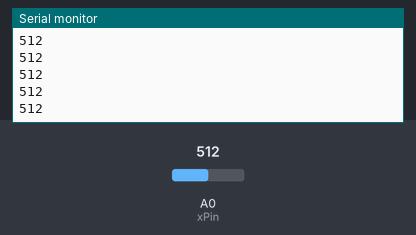
Bench run of a sketch on a simulated Arduino Uno, built with avr-gcc and run on an emulated ATmega328P. Shown: the last lines printed to the serial monitor. Inputs (shaded band) come from the test bench; at power-on: A0 (xPin) = 512.

Above: at 1.2 s.
1.3 s: A0 (xPin) set to 716
At 1.31 s:
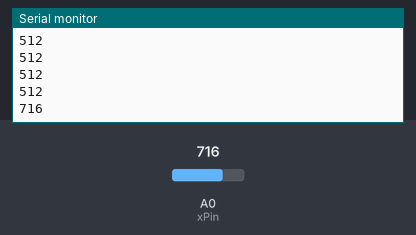
2.8 s: A0 (xPin) set to 900
At 2.81 s:
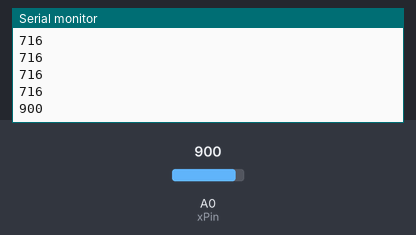
Timing chart, 0 to 5.8 s (numbered marks = the images above; inputs shaded):
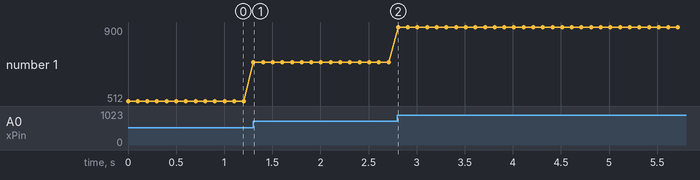

The sketch:

joystick.ino
```cpp
int xPin = A0; // A0-A5 analog pinlerinden herhangi birine bağlanabilir.
int xPozisyonu = 0;


void setup() {
Serial.begin(9600);
pinMode(xPin, INPUT);


}

void loop() {
xPozisyonu = analogRead(xPin);

Serial.print(xPozisyonu);
Serial.print("\n");


delay(100);
}
```

Measured:
- after the input at 1.3 s, the serial monitor: prints a new line at once (image 1)
- after the input at 2.8 s, the serial monitor: prints a new line at once (image 2)
- plotted number 1: 512 → 716 after the input at 1.3 s, 716 → 900 after the input at 2.8 s
